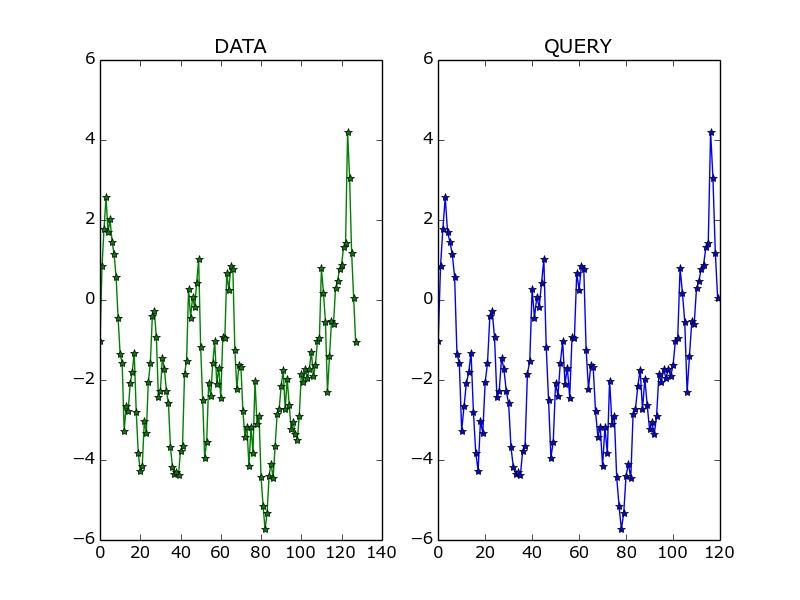

Reproduce this figure in Python.
import matplotlib.pyplot as plt
from numpy import *
from math import *
import pylab
fig,axes=plt.subplots(nrows=1,ncols=2)
data=genfromtxt("q.txt",delimiter="\n")
query=genfromtxt("query.txt",delimiter="\n")
axes[0].plot(data,"g-*")
axes[0].set_title('DATA')
axes[1].plot(query,"b-*")
axes[1].set_title('QUERY')
fig.savefig("querydata.jpg")
